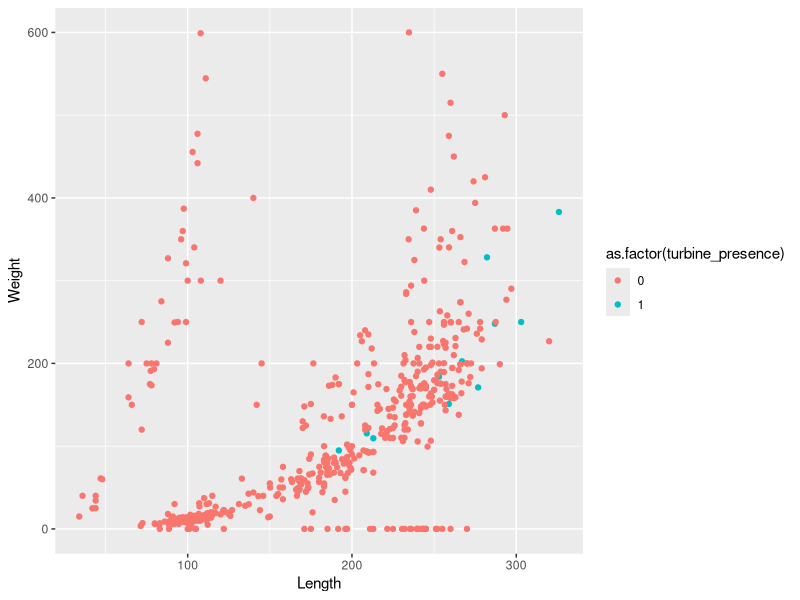
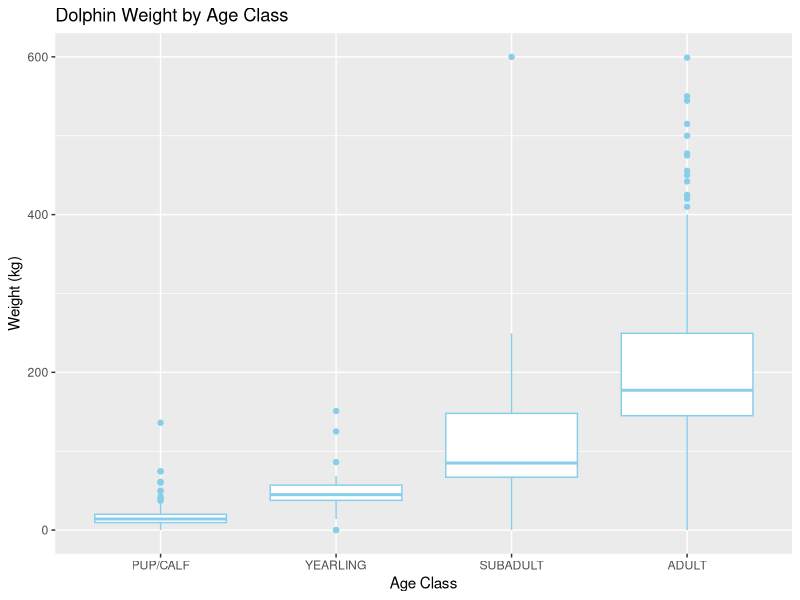
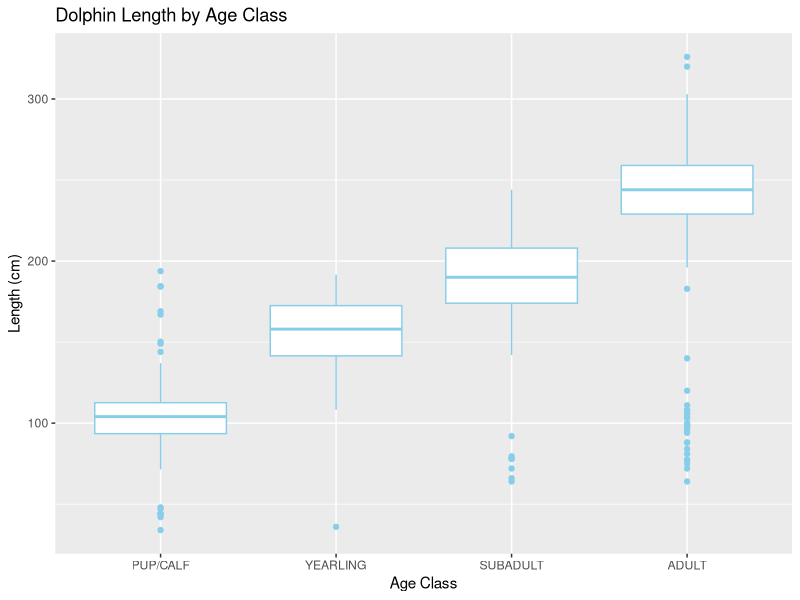
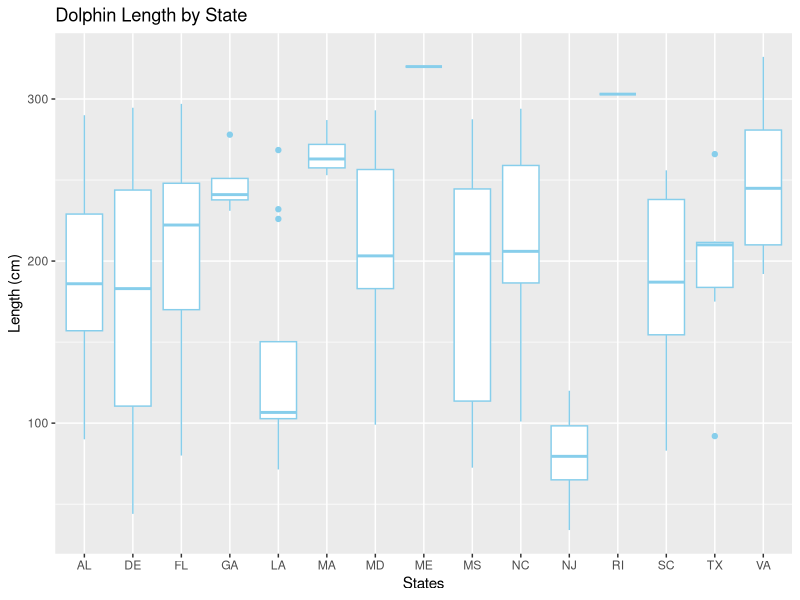
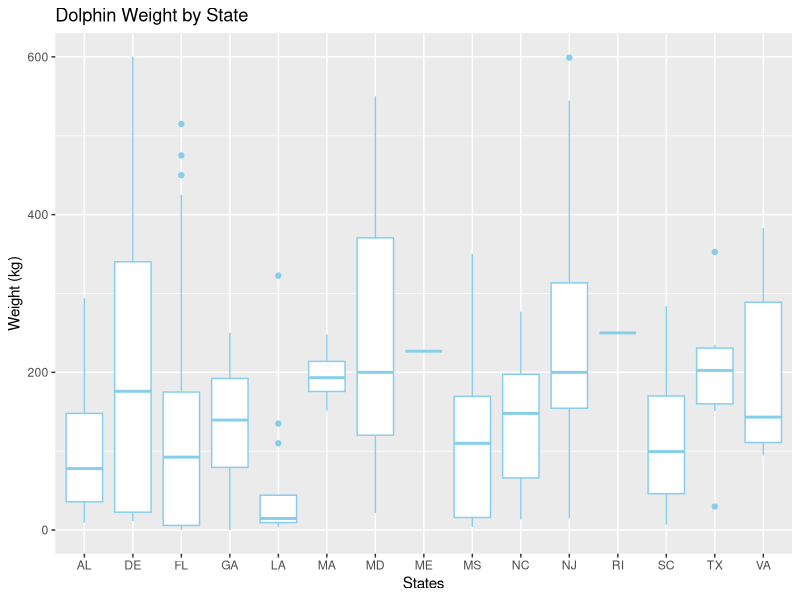
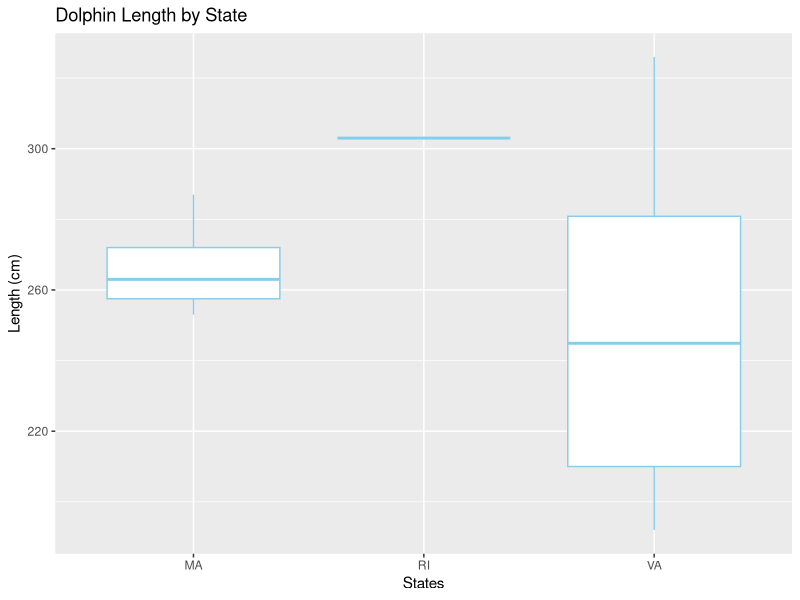
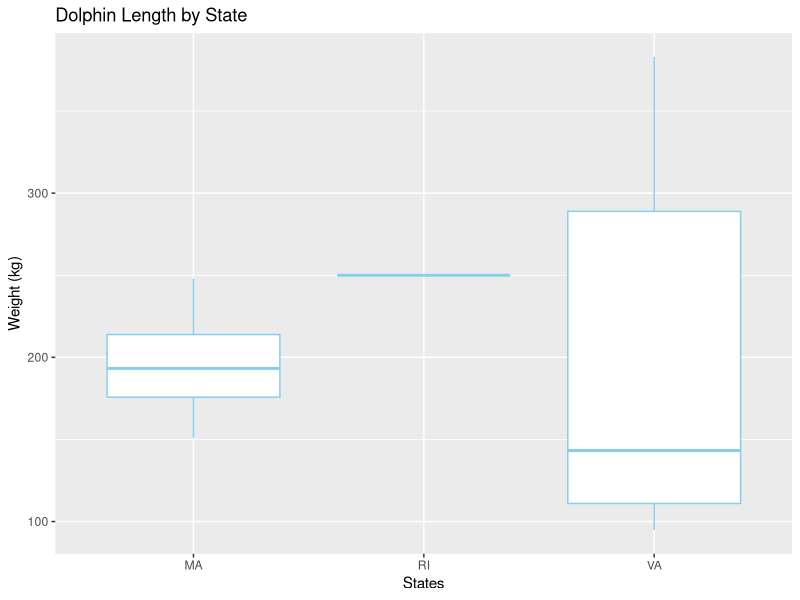
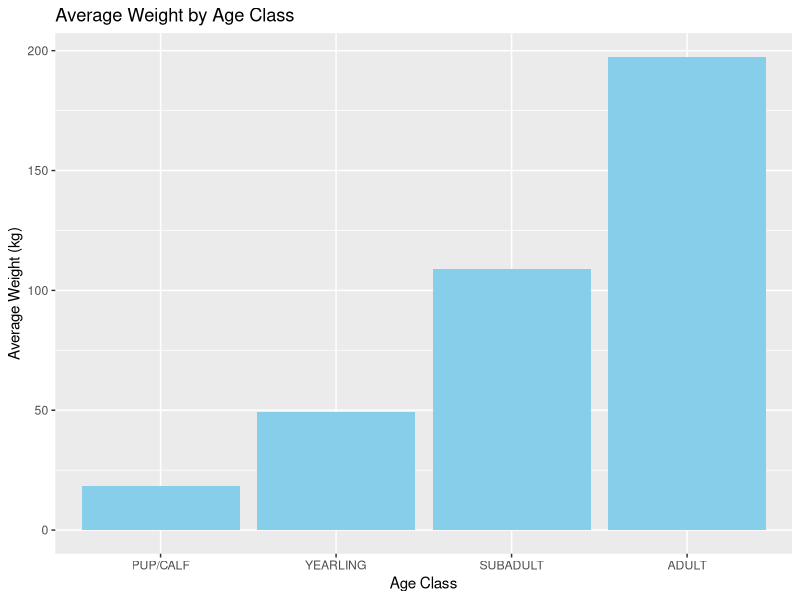

Generate these figures, in order, with R:
## ---- chunk 1
knitr::opts_chunk$set(echo = TRUE)
## ---- chunk 2
#loading packages
library(tidyverse)
library(ggplot2)
library(GGally)
library(rmarkdown)
#setting WD
setwd("/home/guest/Stat_Modeling_Lab/ENV710Ayoung_Emma")

#read in data for problems 1-2
strandings <- read.csv("dolphins_cleaned.csv")
#attach data
attach(strandings)

## ---- chunk 3
#remove NAs
cleaned_strandings <- na.omit(strandings)

#remove unneeded covariates
cleaned_strandings <- subset(cleaned_strandings, select = -c(Shot, Fishery.Interaction))

#removing blanks in Age.Class
cleaned_strandings <- cleaned_strandings[!grepl("^\\s*$", cleaned_strandings$Age.Class), ]
#removing unknowns in Age.Class
cleaned_strandings <- cleaned_strandings[!cleaned_strandings$Age.Class %in% c("UNKNOWN"), ]
#removing unknowns in Sex
cleaned_strandings <- cleaned_strandings[!cleaned_strandings$Sex %in% c("UNKNOWN"), ]

#create binary covariate for wind turbine presence in state
cleaned_strandings <- cleaned_strandings %>%
  mutate(turbine_presence = if_else(State %in% c("VA", "NY", "RI", "MA"), 1, 0))

write.csv(cleaned_strandings, "cleaned_strandings", row.names = FALSE)
#strandings_test <- read.csv("cleaned_strandings")


#creating subset using collision observations
subset <- cleaned_strandings[!grepl("^\\s*$", cleaned_strandings$Boat.Collision), ]

#create new csv file for future editing
subset <- subset[!subset$Boat.Collision %in% c("C"), ]

#count of strandings in wind farm states = 6
sum(subset$turbine_presence)

#count of strandings in turbine states = 11
sum(cleaned_strandings$turbine_presence)

## ---- chunk 4
#visualizing length and weight by presence of turbines
plot <- ggplot(cleaned_strandings, aes(x = Length, y = Weight, color = as.factor(turbine_presence))) +
  geom_point()
plot

#I like visualizing this data better with box plots
age_class_order <- c("PUP/CALF", "YEARLING", "SUBADULT", "ADULT")

boxplot1 <- ggplot(cleaned_strandings, aes(x = factor(Age.Class, levels = age_class_order), y = Weight)) +
  geom_boxplot(color="skyblue") +
  labs(x = "Age Class", y = "Weight (kg)") +
  ggtitle("Dolphin Weight by Age Class")
boxplot1

boxplot2 <- ggplot(cleaned_strandings, aes(x = factor(Age.Class, levels = age_class_order), y = Length)) +
  geom_boxplot(color="skyblue") +
  labs(x = "Age Class", y = "Length (cm)") +
  ggtitle("Dolphin Length by Age Class")
boxplot2

state_plot <- ggplot(cleaned_strandings, aes(x = State, y = Length)) +
  geom_boxplot(color="skyblue") +
  labs(x = "States", y = "Length (cm)") +
  ggtitle("Dolphin Length by State")
state_plot

state_plot2 <- ggplot(cleaned_strandings, aes(x = State, y = Weight)) +
  geom_boxplot(color="skyblue") +
  labs(x = "States", y = "Weight (kg)") +
  ggtitle("Dolphin Weight by State")
state_plot2

subset_turbines <- filter(cleaned_strandings, State %in% c("VA", "NY", "RI", "MA"))

state_turbines <- ggplot(subset_turbines, aes(x = State, y = Length)) +
  geom_boxplot(color="skyblue") +
  labs(x = "States", y = "Length (cm)") +
  ggtitle("Dolphin Length by State")
state_turbines

state_turbines2 <- ggplot(subset_turbines, aes(x = State, y = Weight)) +
  geom_boxplot(color="skyblue") +
  labs(x = "States", y = "Weight (kg)") +
  ggtitle("Dolphin Length by State")
state_turbines2


#visualizing weight by age class
avg_weight <- aggregate(Weight ~ Age.Class, data = cleaned_strandings, FUN = mean)

avg_weight <- avg_weight[order(-avg_weight$Weight), ]

plot1 <- ggplot(avg_weight, aes(x = reorder(Age.Class, Weight), y = Weight)) +
  geom_bar(stat = "identity", fill = "skyblue") +
  labs(x = "Age Class", y = "Average Weight (kg)") +
  ggtitle("Average Weight by Age Class")
plot1

#visualizing length by age class
avg_lengths <- aggregate(Length ~ Age.Class, data = cleaned_strandings, FUN = mean)

avg_lengths <- avg_lengths[order(-avg_lengths$Length), ]

plot2 <- ggplot(avg_lengths, aes(x = reorder(Age.Class, Length), y = Length)) +
  geom_bar(stat = "identity", fill = "skyblue") +
  labs(x = "Age Class", y = "Average Length") +
  ggtitle("Average Length by Age Class")
plot2

#visualizing sex by presence of turbines
plot3 <- ggplot(cleaned_strandings, aes(x = Sex, fill = factor(turbine_presence))) +
  geom_bar(position = "stack") +
  labs(x = "Sex", y = "Count", fill = "Presence of Turbines") +
  ggtitle("Sex vs Presence of Turbines")
plot3

#visualizing age class by presence of turbines
age_class_order <- c("PUP/CALF", "YEARLING", "SUBADULT", "ADULT")

plot4 <- ggplot(cleaned_strandings, aes(x = factor(Age.Class, levels = age_class_order), fill = factor(turbine_presence))) +
  geom_bar(position = "stack") +
  labs(x = "Age Class", y = "Count", fill = "Presence of Turbines") +
  ggtitle("Age Class vs Presence of Turbines")
plot4
